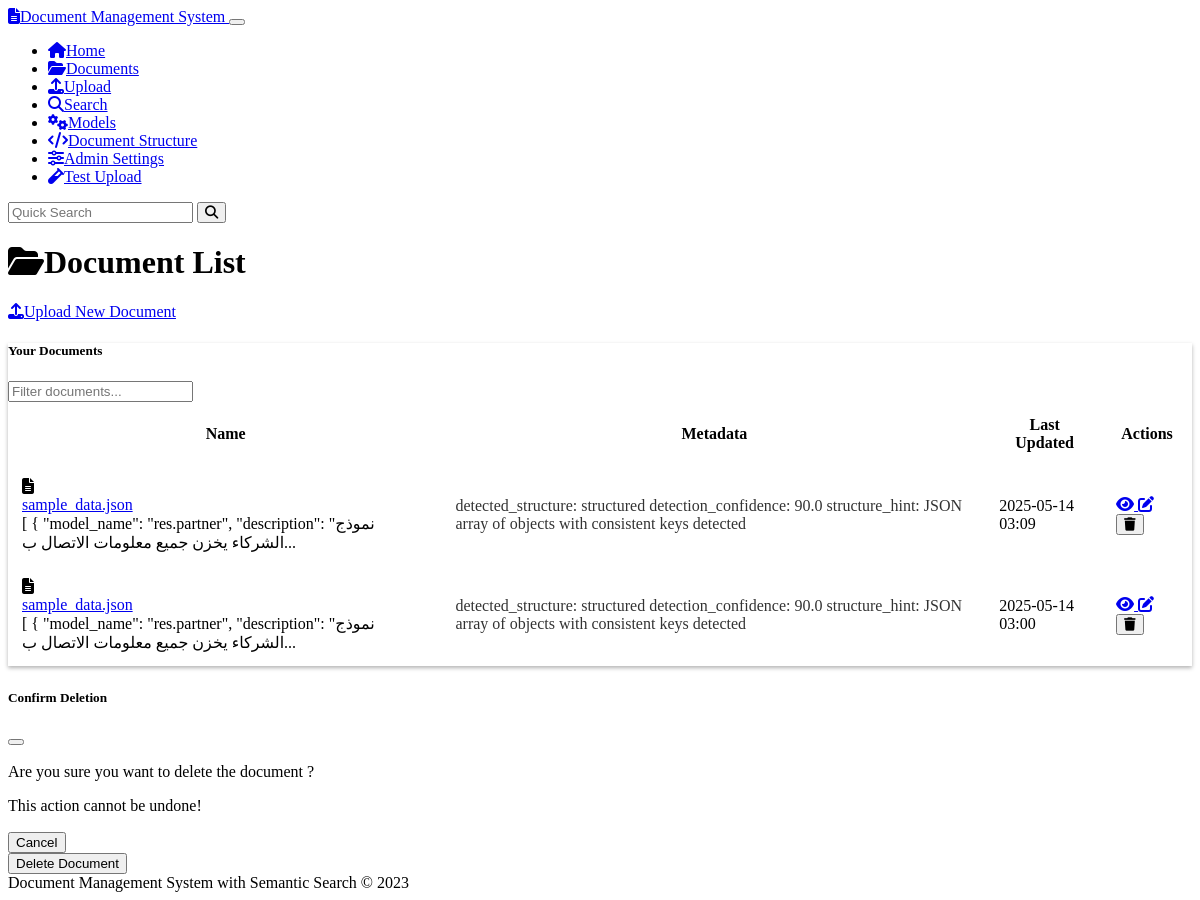
Screenshot of /documents with the database file from the repository.
### models.py (models this page shows, shortened)
class Document(db.Model):
    id = db.Column(db.String(36), primary_key=True, default=lambda: str(uuid.uuid4()))
    name = db.Column(db.String(255), nullable=False)
    content = db.Column(db.Text, nullable=False)
    mime_type = db.Column(db.String(100), nullable=False)
    created_at = db.Column(db.DateTime, default=datetime.datetime.utcnow)
    updated_at = db.Column(db.DateTime, default=datetime.datetime.utcnow, onupdate=datetime.datetime.utcnow)
    chunks = db.relationship('Chunk', backref='document', cascade='all, delete-orphan')
    doc_metadata = db.relationship('Metadata', backref='document', cascade='all, delete-orphan')

class Metadata(db.Model):
    id = db.Column(db.String(36), primary_key=True, default=lambda: str(uuid.uuid4()))
    document_id = db.Column(db.String(36), db.ForeignKey('document.id'), nullable=False)
    key = db.Column(db.String(100), nullable=False)
    value = db.Column(db.String(255), nullable=False)

### routes.py (the view)
@app.route('/documents')
def document_list():
    documents = Document.query.order_by(Document.updated_at.desc()).all()
    documents_with_metadata = []
    for doc in documents:
        doc_metadata = Metadata.query.filter_by(document_id=doc.id).all()
        documents_with_metadata.append({
            'document': doc,
            'metadata': doc_metadata
        })
    return render_template('document_list.html', documents=documents_with_metadata)

### templates/document_list.html (shortened to what this page needs)
{% extends 'base.html' %}
{% block content %}
<div class="row mb-4">
    <div class="col-md-6">
        <h1><i class="fas fa-folder-open me-2"></i>Document List</h1>
    </div>
    <div class="col-md-6 text-md-end">
        <a href="{{ url_for('upload') }}" class="btn btn-primary">
            <i class="fas fa-upload me-1"></i>Upload New Document
        </a>
    </div>
</div>
{% if documents %}
    <div class="row mb-4">
        <div class="col-12">
            <div class="card">
                <div class="card-header">
                    <div class="row align-items-center">
                        <div class="col-md-6">
                            <h5 class="mb-0">Your Documents</h5>
                        </div>
                        <div class="col-md-6">
                            <input type="text" id="document-search" class="form-control" placeholder="Filter documents...">
                        </div>
                    </div>
                </div>
                <div class="table-responsive">
                    <table class="table table-hover align-middle mb-0">
                        <thead>
                            <tr>
                                <th>Name</th>
                                <th>Metadata</th>
                                <th>Last Updated</th>
                                <th class="text-center">Actions</th>
                            </tr>
                        </thead>
                        <tbody>
                            {% for doc_item in documents %}
                                <tr class="document-row">
                                    <td>
                                        <div class="d-flex align-items-center">
                                            <i class="fas fa-file-alt text-muted me-2"></i>
                                            <div>
                                                <a href="{{ url_for('document_view', document_id=doc_item.document.id) }}" class="text-decoration-none">
                                                    {{ doc_item.document.name }}
                                                </a>
                                                <div class="small text-muted">
                                                    {{ (doc_item.document.content[:100] + '...') if doc_item.document.content|length > 100 else doc_item.document.content }}
                                                </div>
                                            </div>
                                        </div>
                                    </td>
                                    <td>
                                        {% if doc_item.metadata %}
                                            {% for meta in doc_item.metadata %}
                                                <span class="badge bg-secondary me-1">
                                                    {{ meta.key }}: {{ meta.value }}
                                                </span>
                                            {% endfor %}
                                        {% else %}
                                            <span class="text-muted">No metadata</span>
                                        {% endif %}
                                    </td>
                                    <td>{{ doc_item.document.updated_at.strftime('%Y-%m-%d %H:%M') }}</td>
                                    <td>
                                        <div class="btn-group">
                                            <a href="{{ url_for('document_view', document_id=doc_item.document.id) }}"
                                               class="btn btn-sm btn-outline-info" title="View Document">
                                                <i class="fas fa-eye"></i>
                                            </a>
                                            <a href="{{ url_for('document_edit', document_id=doc_item.document.id) }}"
                                               class="btn btn-sm btn-outline-warning" title="Edit Document">
                                                <i class="fas fa-edit"></i>
                                            </a>
                                            <button type="button" class="btn btn-sm btn-outline-danger delete-document"
                                                    data-document-id="{{ doc_item.document.id }}"
                                                    data-document-name="{{ doc_item.document.name }}"
                                                    title="Delete Document">
                                                <i class="fas fa-trash"></i>
                                            </button>
                                        </div>
                                    </td>
                                </tr>
                            {% endfor %}
                        </tbody>
                    </table>
                </div>
            </div>
        </div>
    </div>
{% else %}
    <div class="alert alert-info">
        <i class="fas fa-info-circle me-2"></i>No documents found. <a href="{{ url_for('upload') }}">Upload your first document</a>!
    </div>
{% endif %}
<div class="modal fade" id="deleteDocumentModal" tabindex="-1" aria-labelledby="deleteDocumentModalLabel" aria-hidden="true">
    <div class="modal-dialog">
        <div class="modal-content">
            <div class="modal-header">
                <h5 class="modal-title" id="deleteDocumentModalLabel">Confirm Deletion</h5>
                <button type="button" class="btn-close" data-bs-dismiss="modal" aria-label="Close"></button>
            </div>
            <div class="modal-body">
                <p>Are you sure you want to delete the document <strong id="delete-document-name"></strong>?</p>
                <p class="text-danger">This action cannot be undone!</p>
            </div>
            <div class="modal-footer">
                <button type="button" class="btn btn-secondary" data-bs-dismiss="modal">Cancel</button>
                <form id="delete-document-form" method="post">
                    <button type="submit" class="btn btn-danger">Delete Document</button>
                </form>
            </div>
        </div>
    </div>
</div>
{% endblock %}

### static/css/custom.css (style rules this page uses)
body { min-height: 100vh; display: flex; flex-direction: column; }
.badge.bg-secondary { opacity: 0.8; }
.card { box-shadow: 0 0.125rem 0.25rem rgba(0, 0, 0, 0.3); margin-bottom: 1.5rem; }
.card-header { font-weight: 500; }
.btn { font-weight: 500; }
.btn-primary { background-color: var(--bs-primary); border-color: var(--bs-primary); }
.table > :not(caption) > * > * { padding: 0.75rem; }
.modal-header { border-bottom: 1px solid rgba(255, 255, 255, 0.1); }
.modal-footer { border-top: 1px solid rgba(255, 255, 255, 0.1); }

### rows the page displays
Document: document.name "sample_data.json", content "[ { \"model_name\": \"res.partner\", \"description\": \"نموذج الشركاء يخزن جميع معلومات الاتصال ب...", document.updated_at "2025-05-14 03:09"
Metadata: key "detected_structure", value "structured"
Metadata: key "detection_confidence", value "90.0"
Metadata: key "structure_hint", value "JSON array of objects with consistent keys detected"
Document: document.name "sample_data.json", content "[ { \"model_name\": \"res.partner\", \"description\": \"نموذج الشركاء يخزن جميع معلومات الاتصال ب...", document.updated_at "2025-05-14 03:00"
Metadata: key "detected_structure", value "structured"
Metadata: key "detection_confidence", value "90.0"
Metadata: key "structure_hint", value "JSON array of objects with consistent keys detected"
